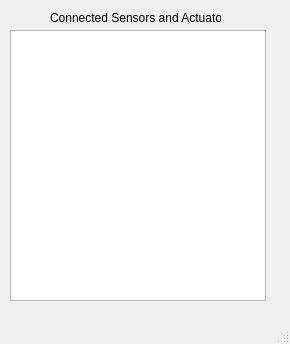
<?xml version="1.0" encoding="UTF-8"?>
<ui version="4.0">
 <class>MainWindow</class>
 <widget class="QMainWindow" name="MainWindow">
  <property name="geometry">
   <rect>
    <x>0</x>
    <y>0</y>
    <width>290</width>
    <height>344</height>
   </rect>
  </property>
  <property name="windowTitle">
   <string>MainWindow</string>
  </property>
  <widget class="QWidget" name="centralwidget">
   <widget class="QListWidget" name="lSensors">
    <property name="geometry">
     <rect>
      <x>10</x>
      <y>30</y>
      <width>256</width>
      <height>271</height>
     </rect>
    </property>
   </widget>
   <widget class="QLabel" name="label">
    <property name="geometry">
     <rect>
      <x>50</x>
      <y>10</y>
      <width>171</width>
      <height>16</height>
     </rect>
    </property>
    <property name="text">
     <string>Connected Sensors and Actuators</string>
    </property>
   </widget>
  </widget>
  <widget class="QMenuBar" name="menubar">
   <property name="geometry">
    <rect>
     <x>0</x>
     <y>0</y>
     <width>290</width>
     <height>21</height>
    </rect>
   </property>
  </widget>
  <widget class="QStatusBar" name="statusbar"/>
 </widget>
 <resources/>
 <connections/>
</ui>
